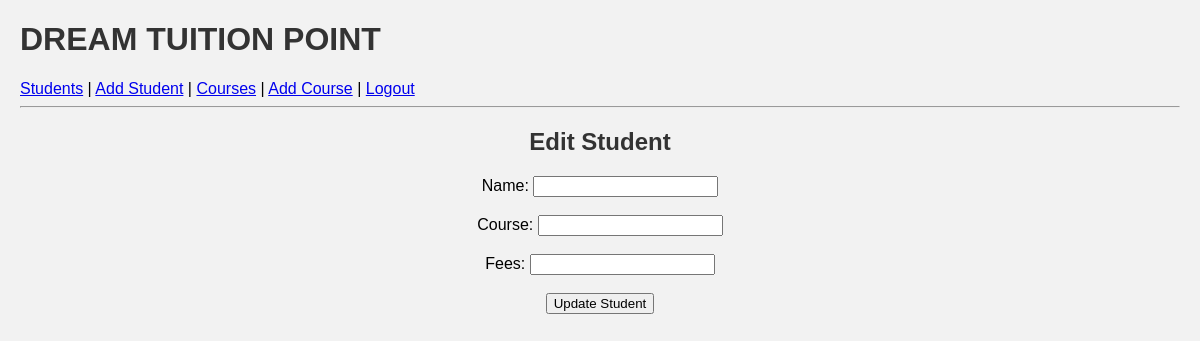
The app's page /edit/14 (signed in), older data.
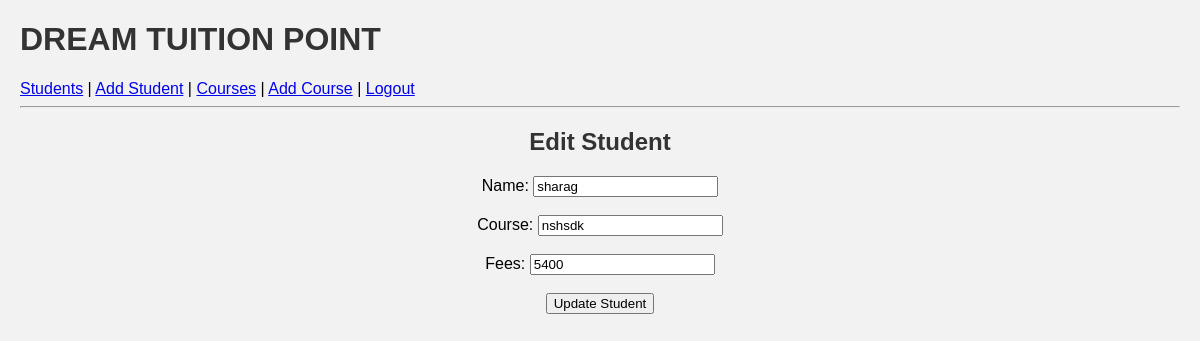
The same page, newer data.
### tables this page shows
CREATE TABLE students (
    id INTEGER PRIMARY KEY AUTOINCREMENT,
    name TEXT NOT NULL,
    course TEXT NOT NULL,
    fees INTEGER NOT NULL
);

### app.py (the view)
@app.route('/edit/<int:id>', methods=["GET", "POST"])
def edit_student(id):
    conn = sqlite3.connect('database.db')
    cur = conn.cursor()
    if request.method == "POST":
        name = request.form['name']
        course = request.form['course']
        fees = request.form['fees']
        cur.execute("UPDATE students SET name = ?, course = ?, fees = ? WHERE id = ?", (name, course, fees, id))
        conn.commit()
        conn.close()
        return redirect(url_for('students'))
    else:
        cur.execute("SELECT * FROM students WHERE id = ?", (id,))
        student = cur.fetchone()
        conn.close()
        return render_template('admin/edit_student.html', student=student)

### app.py (called while the page is built)
@app.before_request
def set_role():
    session.setdefault('role', 'student')  # or 'student'

### templates/admin/edit_student.html
{% extends "layout.html" %}
{% block content %}
<center>
<h2>Edit Student</h2>
<form method="POST">
    Name: <input type="text" name="name" value="{{ student[1] }}"><br>
    <br>
    Course: <input type="text" name="course" value="{{ student[2] }}"><br>
    <br>
    Fees: <input type="number" name="fees" value="{{ student[3] }}"><br>
    <br>
    <input type="submit" value="Update Student">
</form>
</center>
{% endblock %}

Row changes from the older to the newer data that the page shows:
added students: name "sharag", course "nshsdk", fees "5400"
